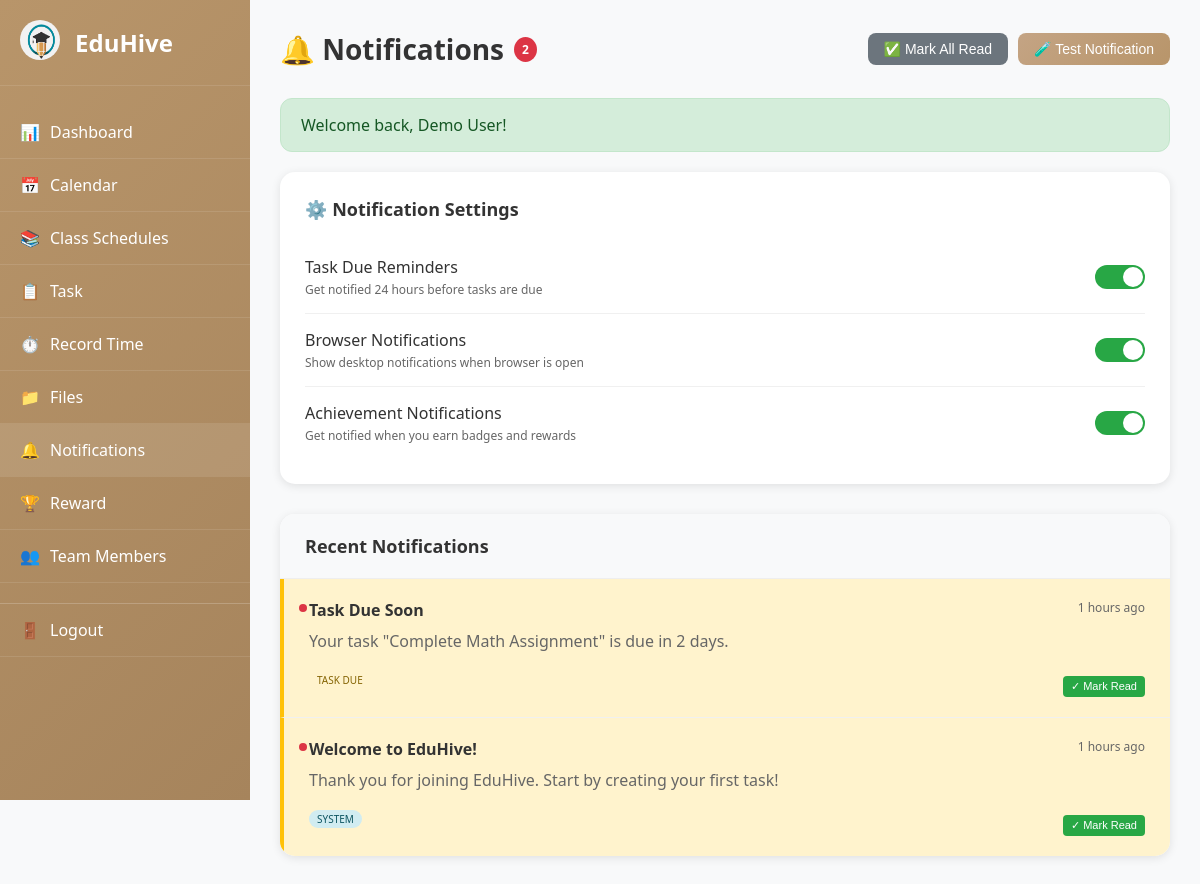
Screenshot of /notifications.php (signed in) with the database file from the repository.
### tables this page shows
CREATE TABLE `notifications` (
  `id` int(11) NOT NULL,
  `user_id` int(11) NOT NULL,
  `title` varchar(255) NOT NULL,
  `message` text NOT NULL,
  `type` enum('task_due','system','achievement','reminder','task_assignment','test') DEFAULT 'system',
  `is_read` tinyint(1) DEFAULT 0,
  `read_at` timestamp NULL DEFAULT NULL,
  `created_at` timestamp NOT NULL DEFAULT current_timestamp()
);

### config/session.php (called while the page is built, shortened)
<?php
function getMessage() {
    if (isset($_SESSION['flash_message'])) {
        $message = $_SESSION['flash_message'];
        return $message;
    }
    return null;
}
?>

### config/functions.php (called while the page is built, shortened)
<?php
function timeAgo($datetime)
{
    try {
        $time = time() - strtotime($datetime);
        if ($time < 86400) return floor($time / 3600) . ' hours ago';
        return floor($time / 31536000) . ' years ago';
    } catch (Exception $e) {
        return $datetime;
    }
}

### notifications.php (the view, shortened to what this page needs)
<?php
require_once 'config/session.php';
require_once 'config/functions.php';
$user = getCurrentUser();
$database = new Database();
$db = $database->getConnection();
try {
    $stmt = $db->prepare("
        SELECT * FROM notifications
        WHERE user_id = ?
        ORDER BY created_at DESC
        LIMIT 50
    ");
    $stmt->execute([$user['id']]);
    $notifications = $stmt->fetchAll();
} catch (Exception $e) {
    $notifications = [];
}
try {
    $stmt = $db->prepare("
        SELECT COUNT(*) as unread_count
        FROM notifications
        WHERE user_id = ? AND is_read = 0
    ");
    $stmt->execute([$user['id']]);
    $unread_count = $stmt->fetch()['unread_count'];
} catch (Exception $e) {
    $unread_count = 0;
}
$message = getMessage();
?>
<!DOCTYPE html>
<html lang="en">
<head>
</head>
<body>
    <?php include_once 'sidebar.php'; ?>
    <div class="main-content">
        <div class="page-header">
            <h1 class="page-title">
                🔔 Notifications
                <?php if ($unread_count > 0): ?>
                    <span class="unread-badge"><?php echo $unread_count; ?></span>
                <?php endif; ?>
            </h1>
            <div class="header-actions">
                <?php if ($unread_count > 0): ?>
                    <form method="POST" style="display: inline;">
                        <button type="submit" class="action-btn secondary">
                            ✅ Mark All Read
                        </button>
                    </form>
                <?php endif; ?>
                <form method="POST" style="display: inline;">
                    <button type="submit" class="action-btn primary">
                        🧪 Test Notification
                    </button>
                </form>
            </div>
        </div>
        <?php if ($message): ?>
            <div class="message <?php echo htmlspecialchars($message['type']); ?>">
                <?php echo htmlspecialchars($message['text']); ?>
            </div>
        <?php endif; ?>
        <div class="settings-section">
            <h2 class="settings-title">⚙️ Notification Settings</h2>
            <div class="setting-item">
                <div class="setting-info">
                    <div class="setting-name">Task Due Reminders</div>
                    <div class="setting-description">Get notified 24 hours before tasks are due</div>
                </div>
                <div class="setting-toggle active" onclick="toggleSetting(this)"></div>
            </div>
            <div class="setting-item">
                <div class="setting-info">
                    <div class="setting-name">Browser Notifications</div>
                    <div class="setting-description">Show desktop notifications when browser is open</div>
                </div>
                <div class="setting-toggle active" onclick="toggleSetting(this)"></div>
            </div>
            <div class="setting-item">
                <div class="setting-info">
                    <div class="setting-name">Achievement Notifications</div>
                    <div class="setting-description">Get notified when you earn badges and rewards</div>
                </div>
                <div class="setting-toggle active" onclick="toggleSetting(this)"></div>
            </div>
        </div>
        <div class="notifications-container">
            <div class="notifications-header">
                <h3 class="notifications-title">Recent Notifications</h3>
            </div>
            <div class="notifications-list">
                <?php if (!empty($notifications)): ?>
                    <?php foreach ($notifications as $notification): ?>
                        <div class="notification-item <?php echo $notification['is_read'] ? '' : 'unread'; ?>">
                            <div class="notification-header">
                                <div class="notification-title"><?php echo htmlspecialchars($notification['title']); ?></div>
                                <div class="notification-time"><?php echo timeAgo($notification['created_at']); ?></div>
                            </div>
                            <div class="notification-message">
                                <?php echo htmlspecialchars($notification['message']); ?>
                            </div>
                            <div style="display: flex; justify-content: space-between; align-items: center;">
                                <span class="notification-type <?php echo $notification['type']; ?>">
                                    <?php echo str_replace('_', ' ', $notification['type']); ?>
                                </span>
                                <?php if (!$notification['is_read']): ?>
                                    <div class="notification-actions">
                                        <form method="POST" style="display: inline;">
                                            <button type="submit" class="notification-btn mark-read">
                                                ✓ Mark Read
                                            </button>
                                        </form>
                                    </div>
                                <?php endif; ?>
                            </div>
                        </div>
                    <?php endforeach; ?>
                <?php endif; ?>
            </div>
        </div>
    </div>
</body>
</html>

### notifications.php (style rules this page uses)
* { margin: 0; padding: 0; box-sizing: border-box; }
body { font-family: 'Segoe UI', Tahoma, Geneva, Verdana, sans-serif; background-color: #f8f9fa; display: flex; min-height: 100vh; }
.main-content { margin-left: 250px; flex: 1; padding: 30px; min-height: 100vh; }
.page-header { display: flex; justify-content: space-between; align-items: center; margin-bottom: 30px; }
.page-title { font-size: 28px; font-weight: 600; color: #333; display: flex; align-items: center; gap: 10px; }
.unread-badge { background: #dc3545; color: white; border-radius: 50%; padding: 4px 8px; font-size: 12px; font-weight: 600; }
.header-actions { display: flex; gap: 10px; }
.action-btn { padding: 8px 16px; border: none; border-radius: 8px; font-size: 14px; cursor: pointer; transition: all 0.3s ease; }
.action-btn.primary { background: linear-gradient(135deg, #C4A484, #B8956A); color: white; }
.action-btn.secondary { background: #6c757d; color: white; }
.message { padding: 15px 20px; margin-bottom: 20px; border-radius: 12px; font-weight: 500; animation: slideDown 0.3s ease; }
.message.success { background-color: #d4edda; color: #155724; border: 1px solid #c3e6cb; }
.notifications-container { background: white; border-radius: 15px; box-shadow: 0 2px 10px rgba(0, 0, 0, 0.1); overflow: hidden; }
.notifications-header { padding: 20px 25px; border-bottom: 1px solid #eee; background: #f8f9fa; }
.notifications-title { font-size: 18px; font-weight: 600; color: #333; }
.notifications-list { max-height: 600px; overflow-y: auto; }
.notification-item { padding: 20px 25px; border-bottom: 1px solid #f0f0f0; transition: all 0.3s ease; position: relative; }
.notification-item:last-child { border-bottom: none; }
.notification-item.unread { background-color: #fff3cd; border-left: 4px solid #ffc107; }
.notification-item.unread::before { content: ''; position: absolute; left: 15px; top: 25px; width: 8px; height: 8px; background: #dc3545; border-radius: 50%; }
.notification-header { display: flex; justify-content: space-between; align-items: flex-start; margin-bottom: 8px; }
.notification-title { font-weight: 600; color: #333; font-size: 16px; }
.notification-time { font-size: 12px; color: #666; }
.notification-message { color: #666; line-height: 1.5; margin-bottom: 10px; }
.notification-type { display: inline-block; padding: 2px 8px; border-radius: 10px; font-size: 10px; font-weight: 500; text-transform: uppercase; }
.notification-type.task_due { background-color: #fff3cd; color: #856404; }
.notification-type.system { background-color: #d1ecf1; color: #0c5460; }
.notification-actions { display: flex; gap: 8px; margin-top: 10px; }
.notification-btn { padding: 4px 8px; border: none; border-radius: 4px; font-size: 11px; cursor: pointer; transition: all 0.3s ease; }
.notification-btn.mark-read { background-color: #28a745; color: white; }
.settings-section { background: white; border-radius: 15px; box-shadow: 0 2px 10px rgba(0, 0, 0, 0.1); margin-bottom: 30px; padding: 25px; }
.settings-title { font-size: 18px; font-weight: 600; color: #333; margin-bottom: 20px; }
.setting-item { display: flex; justify-content: space-between; align-items: center; padding: 15px 0; border-bottom: 1px solid #f0f0f0; }
.setting-item:last-child { border-bottom: none; }
.setting-info { flex: 1; }
.setting-name { font-weight: 500; color: #333; margin-bottom: 3px; }
.setting-description { font-size: 12px; color: #666; }
.setting-toggle { position: relative; width: 50px; height: 24px; background: #ddd; border-radius: 12px; cursor: pointer; transition: background 0.3s ease; }
.setting-toggle.active { background: #28a745; }
.setting-toggle::before { content: ''; position: absolute; top: 2px; left: 2px; width: 20px; height: 20px; background: white; border-radius: 50%; transition: transform 0.3s ease; }
.setting-toggle.active::before { transform: translateX(26px); }

### rows the page displays
notifications: title "Task Due Soon", created_at "1 hours ago", message "Your task \"Complete Math Assignment\" is due in 2 days.", type "TASK DUE"
notifications: title "Welcome to EduHive!", created_at "1 hours ago", message "Thank you for joining EduHive. Start by creating your first task!", type "SYSTEM"

### other values shown
$item['icon'] "📊"
$item['label'] "Dashboard"
$item['icon'] "📅"
$item['label'] "Calendar"
$item['icon'] "📚"
$item['label'] "Class Schedules"
$item['icon'] "📋"
$item['label'] "Task"
$item['icon'] "⏱️"
$item['label'] "Record Time"
$item['icon'] "📁"
$item['label'] "Files"
$item['icon'] "🔔"
$item['label'] "Notifications"
$item['icon'] "🏆"
